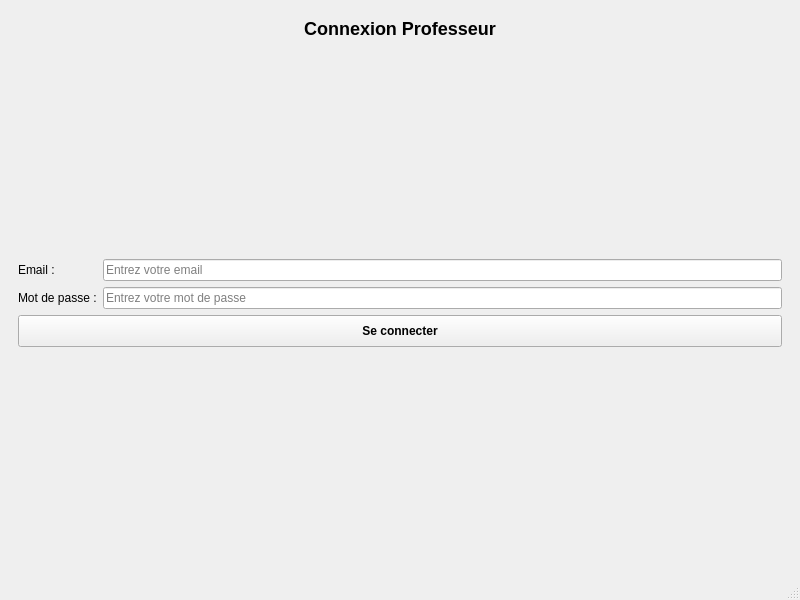
<?xml version="1.0" encoding="UTF-8"?>
<ui version="4.0">
 <class>MainWindow</class>
 <widget class="QMainWindow" name="MainWindow">
  <property name="geometry">
   <rect>
    <x>0</x>
    <y>0</y>
    <width>800</width>
    <height>600</height>
   </rect>
  </property>
  <property name="windowTitle">
   <string>Gestion de Projets Académiques</string>
  </property>
  <widget class="QWidget" name="centralwidget">
   <layout class="QVBoxLayout" name="verticalLayout">
    <item>
     <widget class="QStackedWidget" name="stackedWidget">
      <property name="currentIndex">
       <number>0</number>
      </property>
      <widget class="QWidget" name="loginPage">
       <layout class="QVBoxLayout" name="verticalLayout_2">
        <item>
         <widget class="QLabel" name="labelTitle">
          <property name="styleSheet">
           <string notr="true">font-size: 18px; font-weight: bold;</string>
          </property>
          <property name="text">
           <string>Connexion Professeur</string>
          </property>
          <property name="alignment">
           <set>Qt::AlignmentFlag::AlignCenter</set>
          </property>
         </widget>
        </item>
        <item>
         <spacer name="verticalSpacer">
          <property name="orientation">
           <enum>Qt::Orientation::Vertical</enum>
          </property>
          <property name="sizeHint" stdset="0">
           <size>
            <width>20</width>
            <height>40</height>
           </size>
          </property>
         </spacer>
        </item>
        <item>
         <layout class="QFormLayout" name="formLayout">
          <item row="0" column="0">
           <widget class="QLabel" name="labelEmail">
            <property name="text">
             <string>Email :</string>
            </property>
           </widget>
          </item>
          <item row="0" column="1">
           <widget class="QLineEdit" name="emailInput">
            <property name="placeholderText">
             <string>Entrez votre email</string>
            </property>
           </widget>
          </item>
          <item row="1" column="0">
           <widget class="QLabel" name="labelPassword">
            <property name="text">
             <string>Mot de passe :</string>
            </property>
           </widget>
          </item>
          <item row="1" column="1">
           <widget class="QLineEdit" name="passwordInput">
            <property name="echoMode">
             <enum>QLineEdit::EchoMode::Password</enum>
            </property>
            <property name="placeholderText">
             <string>Entrez votre mot de passe</string>
            </property>
           </widget>
          </item>
         </layout>
        </item>
        <item>
         <widget class="QPushButton" name="loginButton">
          <property name="styleSheet">
           <string notr="true">padding: 8px; font-weight: bold;</string>
          </property>
          <property name="text">
           <string>Se connecter</string>
          </property>
         </widget>
        </item>
        <item>
         <spacer name="verticalSpacer_2">
          <property name="orientation">
           <enum>Qt::Orientation::Vertical</enum>
          </property>
          <property name="sizeHint" stdset="0">
           <size>
            <width>20</width>
            <height>40</height>
           </size>
          </property>
         </spacer>
        </item>
       </layout>
      </widget>
      <widget class="QWidget" name="mainMenuPage">
       <layout class="QVBoxLayout" name="verticalLayout_3">
        <item>
         <widget class="QLabel" name="welcomeLabel">
          <property name="styleSheet">
           <string notr="true">font-size: 16px;</string>
          </property>
          <property name="text">
           <string>Bienvenue, [Nom]</string>
          </property>
          <property name="alignment">
           <set>Qt::AlignmentFlag::AlignCenter</set>
          </property>
         </widget>
        </item>
        <item>
         <spacer name="verticalSpacer_3">
          <property name="orientation">
           <enum>Qt::Orientation::Vertical</enum>
          </property>
          <property name="sizeHint" stdset="0">
           <size>
            <width>20</width>
            <height>40</height>
           </size>
          </property>
         </spacer>
        </item>
        <item>
         <widget class="QPushButton" name="etudiantsButton">
          <property name="minimumSize">
           <size>
            <width>0</width>
            <height>40</height>
           </size>
          </property>
          <property name="styleSheet">
           <string notr="true">font-size: 14px;</string>
          </property>
          <property name="text">
           <string>Gérer les étudiants</string>
          </property>
         </widget>
        </item>
        <item>
         <widget class="QPushButton" name="sujetsButton">
          <property name="minimumSize">
           <size>
            <width>0</width>
            <height>40</height>
           </size>
          </property>
          <property name="styleSheet">
           <string notr="true">font-size: 14px;</string>
          </property>
          <property name="text">
           <string>Gérer les sujets</string>
          </property>
         </widget>
        </item>
        <item>
         <widget class="QPushButton" name="groupesButton">
          <property name="minimumSize">
           <size>
            <width>0</width>
            <height>40</height>
           </size>
          </property>
          <property name="styleSheet">
           <string notr="true">font-size: 14px;</string>
          </property>
          <property name="text">
           <string>Gérer les groupes</string>
          </property>
         </widget>
        </item>
        <item>
         <spacer name="verticalSpacer_4">
          <property name="orientation">
           <enum>Qt::Orientation::Vertical</enum>
          </property>
          <property name="sizeHint" stdset="0">
           <size>
            <width>20</width>
            <height>40</height>
           </size>
          </property>
         </spacer>
        </item>
        <item>
         <widget class="QPushButton" name="logoutButton">
          <property name="text">
           <string>Déconnexion</string>
          </property>
         </widget>
        </item>
       </layout>
      </widget>
      <widget class="QWidget" name="etudiantsPage">
       <layout class="QVBoxLayout" name="verticalLayout_4">
        <item>
         <widget class="QLabel" name="labelEtudiants">
          <property name="styleSheet">
           <string notr="true">font-size: 16px; font-weight: bold;</string>
          </property>
          <property name="text">
           <string>Gestion des Étudiants</string>
          </property>
          <property name="alignment">
           <set>Qt::AlignmentFlag::AlignCenter</set>
          </property>
         </widget>
        </item>
        <item>
         <widget class="QTableView" name="etudiantsTableView">
          <property name="selectionMode">
           <enum>QAbstractItemView::SelectionMode::SingleSelection</enum>
          </property>
          <property name="selectionBehavior">
           <enum>QAbstractItemView::SelectionBehavior::SelectRows</enum>
          </property>
         </widget>
        </item>
        <item>
         <layout class="QHBoxLayout" name="horizontalLayout">
          <item>
           <widget class="QPushButton" name="addEtudiantButton">
            <property name="text">
             <string>Ajouter</string>
            </property>
           </widget>
          </item>
          <item>
           <widget class="QPushButton" name="editEtudiantButton">
            <property name="text">
             <string>Modifier</string>
            </property>
           </widget>
          </item>
          <item>
           <widget class="QPushButton" name="deleteEtudiantButton">
            <property name="styleSheet">
             <string notr="true">color: white; background-color: #f44336;</string>
            </property>
            <property name="text">
             <string>Supprimer</string>
            </property>
           </widget>
          </item>
          <item>
           <widget class="QPushButton" name="backEtudiantButton">
            <property name="text">
             <string>Retour</string>
            </property>
           </widget>
          </item>
         </layout>
        </item>
       </layout>
      </widget>
      <widget class="QWidget" name="sujetsPage">
       <layout class="QVBoxLayout" name="verticalLayout_5">
        <item>
         <widget class="QLabel" name="labelSujets">
          <property name="styleSheet">
           <string notr="true">font-size: 16px; font-weight: bold;</string>
          </property>
          <property name="text">
           <string>Gestion des Sujets</string>
          </property>
          <property name="alignment">
           <set>Qt::AlignmentFlag::AlignCenter</set>
          </property>
         </widget>
        </item>
        <item>
         <widget class="QTableView" name="sujetsTableView">
          <property name="selectionMode">
           <enum>QAbstractItemView::SelectionMode::SingleSelection</enum>
          </property>
          <property name="selectionBehavior">
           <enum>QAbstractItemView::SelectionBehavior::SelectRows</enum>
          </property>
         </widget>
        </item>
        <item>
         <layout class="QHBoxLayout" name="horizontalLayout_2">
          <item>
           <widget class="QPushButton" name="addSujetButton">
            <property name="text">
             <string>Ajouter</string>
            </property>
           </widget>
          </item>
          <item>
           <widget class="QPushButton" name="editSujetButton">
            <property name="text">
             <string>Modifier</string>
            </property>
           </widget>
          </item>
          <item>
           <widget class="QPushButton" name="validerSujetButton">
            <property name="styleSheet">
             <string notr="true">background-color: #4CAF50; color: white; font-weight: bold;</string>
            </property>
            <property name="text">
             <string>Valider</string>
            </property>
           </widget>
          </item>
          <item>
           <widget class="QPushButton" name="deleteSujetButton">
            <property name="styleSheet">
             <string notr="true">color: white; background-color: #f44336;</string>
            </property>
            <property name="text">
             <string>Supprimer</string>
            </property>
           </widget>
          </item>
          <item>
           <widget class="QPushButton" name="backSujetButton">
            <property name="text">
             <string>Retour</string>
            </property>
           </widget>
          </item>
         </layout>
        </item>
       </layout>
      </widget>
      <widget class="QWidget" name="groupesPage">
       <layout class="QVBoxLayout" name="verticalLayout_6">
        <item>
         <widget class="QLabel" name="labelGroupes">
          <property name="styleSheet">
           <string notr="true">font-size: 16px; font-weight: bold;</string>
          </property>
          <property name="text">
           <string>Gestion des Groupes</string>
          </property>
          <property name="alignment">
           <set>Qt::AlignmentFlag::AlignCenter</set>
          </property>
         </widget>
        </item>
        <item>
         <widget class="QTableView" name="groupesTableView">
          <property name="selectionMode">
           <enum>QAbstractItemView::SelectionMode::SingleSelection</enum>
          </property>
          <property name="selectionBehavior">
           <enum>QAbstractItemView::SelectionBehavior::SelectRows</enum>
          </property>
         </widget>
        </item>
        <item>
         <layout class="QHBoxLayout" name="horizontalLayout_3">
          <item>
           <widget class="QPushButton" name="addGroupeButton">
            <property name="text">
             <string>Ajouter</string>
            </property>
           </widget>
          </item>
          <item>
           <widget class="QPushButton" name="editGroupeButton">
            <property name="text">
             <string>Modifier</string>
            </property>
           </widget>
          </item>
          <item>
           <widget class="QPushButton" name="deleteGroupeButton">
            <property name="styleSheet">
             <string notr="true">color: white; background-color: #f44336;</string>
            </property>
            <property name="text">
             <string>Supprimer</string>
            </property>
           </widget>
          </item>
          <item>
           <widget class="QPushButton" name="backGroupeButton">
            <property name="text">
             <string>Retour</string>
            </property>
           </widget>
          </item>
         </layout>
        </item>
       </layout>
      </widget>
     </widget>
    </item>
   </layout>
  </widget>
  <widget class="QMenuBar" name="menubar">
   <property name="geometry">
    <rect>
     <x>0</x>
     <y>0</y>
     <width>800</width>
     <height>23</height>
    </rect>
   </property>
  </widget>
  <widget class="QStatusBar" name="statusbar"/>
 </widget>
 <resources/>
 <connections/>
</ui>
